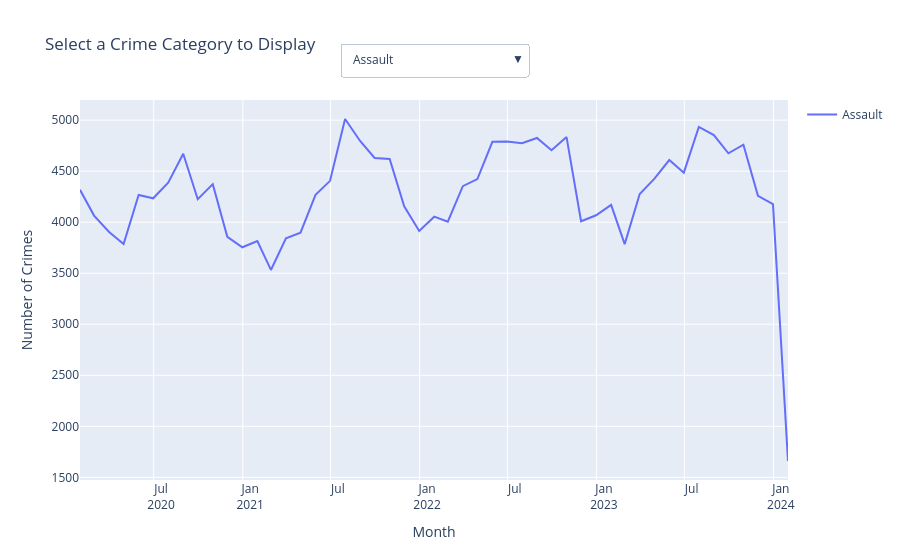

The cell this chart's notebook holds for it:
### Markdown cell above
## 2.3 Trend Analysis over Time 
This is an interactive plot. You can select each category from drop down to see the crime frequency over the years.

### Code cell
import sys
!"{sys.executable}" -m pip install -U nbformat ipykernel
df.columns = df.columns.str.strip()

df["DATE OCC"] = pd.to_datetime(df["DATE OCC"], errors="coerce")
df = df.dropna(subset=["DATE OCC"])

monthly_crime_data = (
    df.groupby("Category")
      .resample("ME", on="DATE OCC")
      .size()
      .unstack(0)
      .fillna(0)
)

if isinstance(monthly_crime_data.index[0], tuple):
    monthly_crime_data.index = pd.to_datetime(monthly_crime_data.index.map(lambda x: f"{x[0]}-{x[1]:02d}"))

# Create a figure
fig = go.Figure()

# List of all categories
categories = monthly_crime_data.columns

# Adding traces for each category
for category in categories:
    fig.add_trace(
        go.Scatter(
            x=monthly_crime_data.index, 
            y=monthly_crime_data[category],
            name=category,
            visible=False  # Start with all traces hidden
        )
    )

# Make the first trace visible
fig.data[0].visible = True

# Create a dropdown menu to select the crime category
buttons = []
for i, category in enumerate(categories):
    buttons.append(dict(
        label=category,
        method="update",
        args=[{"visible": [j == i for j in range(len(categories))]},
              {"title": f"Monthly Crime Trends for {category}"}]
    ))

# Adding dropdowns to the layout
fig.update_layout(
    title="Select a Crime Category to Display",
    showlegend=True,
    updatemenus=[{
        "buttons": buttons,
        "direction": "down",
        "showactive": True,
        "x": 0.5,  # X position of the dropdown (0.5 is the middle of the plot)
        "y": 1.15,  # Y position of the dropdown (1.15 is above the top edge of the plot)
        "xanchor": "center",  # Anchor the x position at the center of the dropdown
        "yanchor": "top"  # Anchor the y position at the top of the dropdown
    }]
    
)
# Axis labels and layout adjustments
fig.update_xaxes(
    title_text='Month',
    tickformat='%b\n%Y',  # Format x-axis ticks to show abbreviated month and full year
    ticklabelmode="period")  # Ensure labels show only one label per period (month)

fig.update_yaxes(title_text='Number of Crimes')

fig.show()
